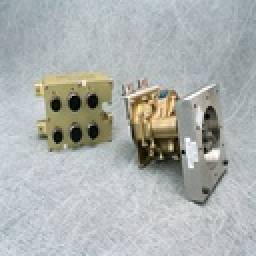
#> input picture orbitshield-acv/samples/rocket_01.jpg, 128 x 128 px (shown 2 times larger); its folder holds only this picture in this run
$ python -i dataset_utils.py   (imports and definitions only)
#> lines starting #> are read from the running program, lines starting #| are printed output that depends on the picture
from __future__ import annotations

import hashlib
import math
from dataclasses import dataclass, field
from pathlib import Path
from typing import Dict, Iterable, List, Tuple

import numpy as np
from PIL import Image, ImageOps, ImageStat, UnidentifiedImageError


Image.MAX_IMAGE_PIXELS = None

IMAGE_EXTENSIONS = {".jpg", ".jpeg", ".png"}
MIN_DIMENSION = 128
LOW_VARIANCE_STD_THRESHOLD = 8.0
APPROX_DUPLICATE_HAMMING_THRESHOLD = 4
APPROX_DUPLICATE_COLOR_DISTANCE_THRESHOLD = 24.0


@dataclass
class ImageRecord:
    path: Path
    width: int
    height: int
    file_size: int
    sha256: str
    dhash: int
    grayscale_std: float
    entropy: float
    mean_rgb: Tuple[float, float, float]


@dataclass
class ApproxDuplicatePair:
    left: Path
    right: Path
    hamming_distance: int
    color_distance: float


@dataclass
class ClassAudit:
    class_name: str
    total_files: int = 0
    valid_records: List[ImageRecord] = field(default_factory=list)
    broken_files: List[Path] = field(default_factory=list)
    exact_duplicate_groups: List[List[Path]] = field(default_factory=list)
    approximate_duplicate_pairs: List[ApproxDuplicatePair] = field(default_factory=list)
    small_images: List[ImageRecord] = field(default_factory=list)
    low_variance_images: List[ImageRecord] = field(default_factory=list)


# [26 lines left out: functions iter_image_paths, compute_sha256, compute_dhash, not called in this run]


def hamming_distance(left: int, right: int) -> int:
    return (left ^ right).bit_count()


def color_distance(left: Tuple[float, float, float], right: Tuple[float, float, float]) -> float:
    return math.sqrt(sum((a - b) ** 2 for a, b in zip(left, right)))


def load_image_record(path: Path) -> ImageRecord | None:
#> called with path = '../samples/rocket_01.jpg'
    try:
        with Image.open(path) as image:
#> image is the input picture: PIL image 128x128 RGB; mean R, G, B 172.4, 176.8, 174.4
            image = ImageOps.exif_transpose(image)
            image = image.convert("RGB")
            image.load()
            stat = ImageStat.Stat(image)
            grayscale = image.convert("L")
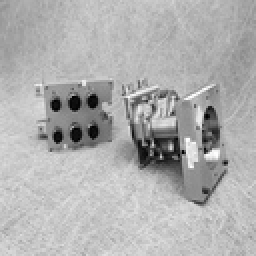
#> grayscale: PIL image 128x128 L (shown 2 times larger); min 1, max 255, mean 175.3
            grayscale_stat = ImageStat.Stat(grayscale)
            return ImageRecord(
                path=path,
                width=image.width,
                height=image.height,
#> (the run stopped early here; a loop or call above may not have finished)

$ run again, on orbitshield-acv/samples/rocket_02.jpg
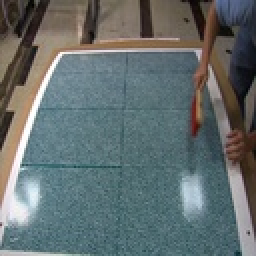
#> input picture orbitshield-acv/samples/rocket_02.jpg, 128 x 128 px (shown 2 times larger)
#> in load_image_record, image is the input picture: PIL image 128x128 RGB; mean R, G, B 99.1, 109.4, 109.9
#> in load_image_record, `grayscale = image.convert("L")`:
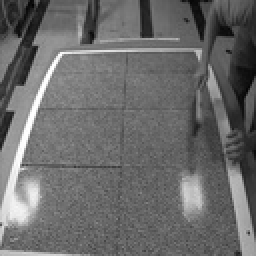
#> grayscale: PIL image 128x128 L (shown 2 times larger); min 1, max 255, mean 106.4

$ run again, on orbitshield-acv/samples/rocket_03.jpg
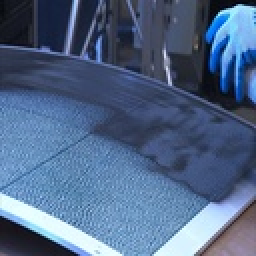
#> input picture orbitshield-acv/samples/rocket_03.jpg, 128 x 128 px (shown 2 times larger)
#> in load_image_record, image is the input picture: PIL image 128x128 RGB; mean R, G, B 79.8, 102.4, 135.5
#> in load_image_record, `grayscale = image.convert("L")`:
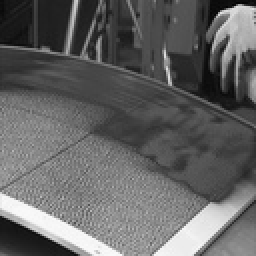
#> grayscale: PIL image 128x128 L (shown 2 times larger); min 3, max 250, mean 99.4

$ run again, on orbitshield-acv/samples/satellite_01.jpg
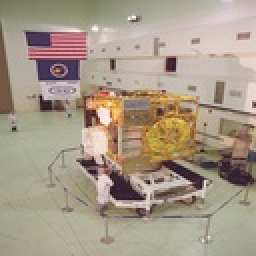
#> input picture orbitshield-acv/samples/satellite_01.jpg, 128 x 128 px (shown 2 times larger)
#> in load_image_record, image is the input picture: PIL image 128x128 RGB; mean R, G, B 166.8, 153.6, 136
#> in load_image_record, `grayscale = image.convert("L")`:
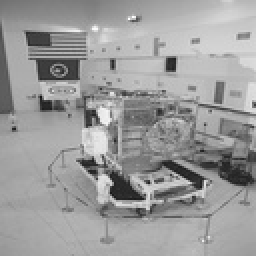
#> grayscale: PIL image 128x128 L (shown 2 times larger); min 19, max 254, mean 155.6
